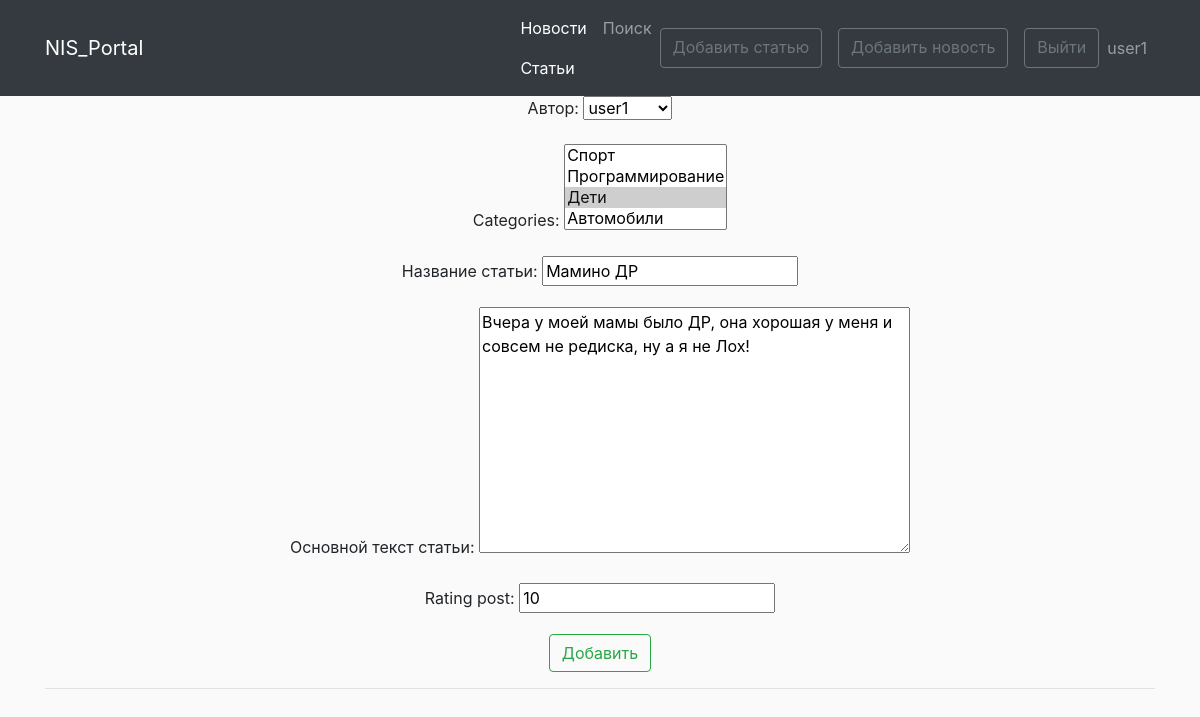
The app's page /posts/news/53/update/ (signed in), older data.
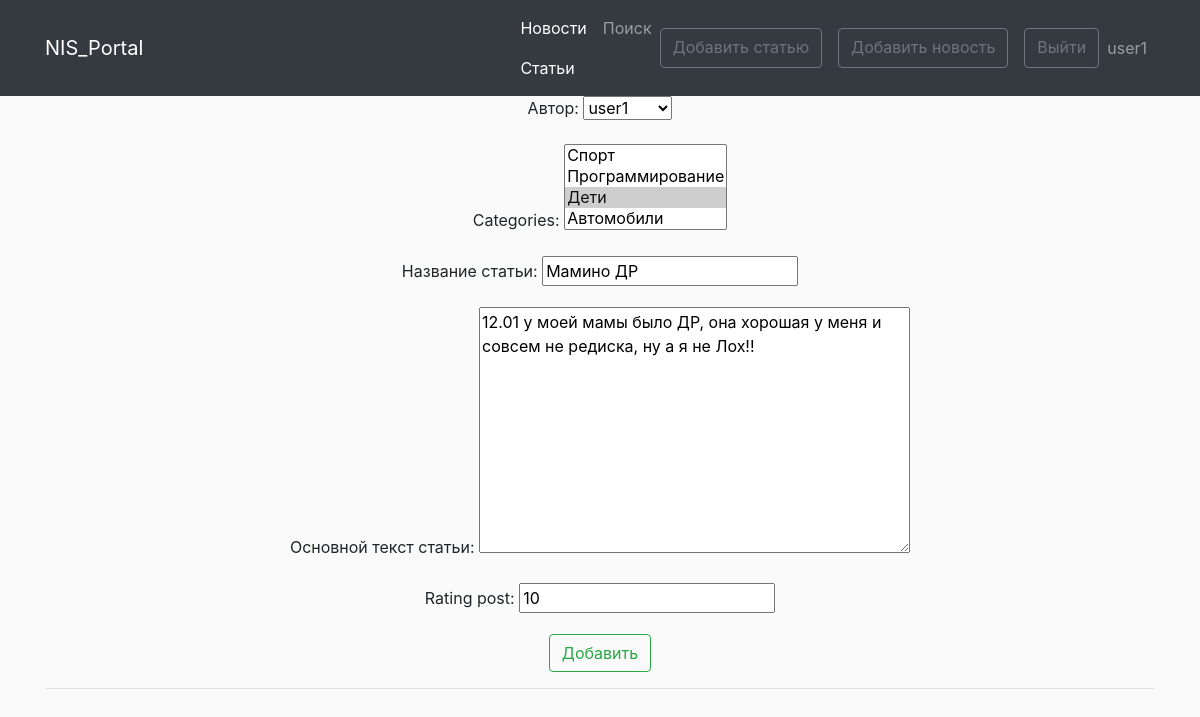
The same page, newer data.
### news/models.py (models this page shows, shortened)
class Post(models.Model):
    post = 'P'
    news = 'N'
    author = models.ForeignKey(Author, verbose_name='Автор', on_delete=models.CASCADE, related_name='posts')
    select = models.CharField('Статья/Новость', max_length=10, choices=SELECT, default=post)
    date = models.DateTimeField('Дата', default=timezone.now)
    categories = models.ManyToManyField(Category, through='PostCategory')
    title = models.CharField('Название статьи', max_length=120, unique=True)
    text = models.TextField('Основной текст статьи')
    rating_post = models.IntegerField(default=0)
    class Meta:
        verbose_name = 'Пост'
        verbose_name_plural = 'Посты'

### news/views.py (the view, shortened to what this page needs)
# urls.py: path('news/<int:pk>/update/', views.UpdatePostView.as_view(), name='news-update'),
class UpdatePostView(LoginRequiredMixin, UpdateView):
    model = Post
    template_name = "news/create_post.html"
    form_class = NewsForm
    success_url = reverse_lazy('news-main')

### news/forms.py (shortened to what this page needs)
class NewsForm(forms.ModelForm):
    class Meta:
        model = Post
        fields = [
            'author',
            'categories',
            'title',
            'text',
            'rating_post',
        ]

### news/models.py (called while the page is built)
    def __str__(self):
        return f'{self.user}'

    def __str__(self):
        return f'{self.category_name}'

### news/templates/news/create_post.html (shortened to what this page needs)
{% extends 'news/base.html' %}
{% load custom_filters %}
{% load custom_tags %}
{% block content %}
<form method="post" class="form-register">
    {{ form.as_p }}
     <button type="submit"  class="btn btn-outline-success">Добавить</button>
</form>
<hr>
{% endblock content %}

Row changes from the older to the newer data that the page shows:
changed Post "user1": text "Вчера у моей мамы было ДР, она хорошая у меня и совсем не редиска, ну а я не Лох!" → "12.01 у моей мамы было ДР, она хорошая у меня и совсем не редиска, ну а я не Лох!!"
